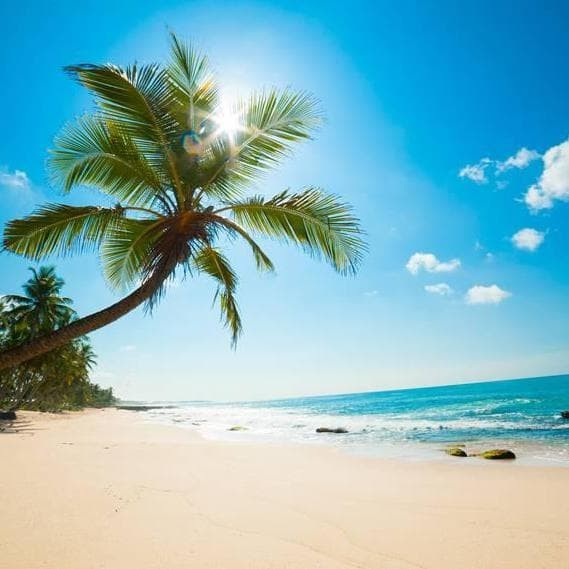
#> input picture Morfologi Citra/pantai.jpg, 569 x 569 px
$ jupyter execute 'Percobaan- Gradient.ipynb'   (text cells are left out)
#> lines starting #> are read from the running program, lines starting #| are printed output that depends on the picture; after the words box and inside, x2 and y2 are one past the last pixel; in counts of white or black regions, pixels touching at a corner belong together
[cell 1]
import cv2
import numpy as np
from skimage import data
from skimage.io import imread

import matplotlib.pyplot as plt

[cell 2]
#image = data.retina()
#image = data.astronaut()
image = imread(fname="pantai.jpg")
#> image is the input picture: shape (569, 569, 3); mean R, G, B 132.2, 182.7, 190.9

print(image.shape)
#| (569, 569, 3)
plt.imshow(image)

[cell 3]
hsv = cv2.cvtColor(image, cv2.COLOR_BGR2HSV)
#> hsv: shape (569, 569, 3); mean H, S, V 50.6, 115.1, 207.4

# defining the range of masking
blue1 = np.array([110, 50, 50])
blue2 = np.array([130, 255, 255])

# initializing the mask to be
# convoluted over input image
mask = cv2.inRange(hsv, blue1, blue2)
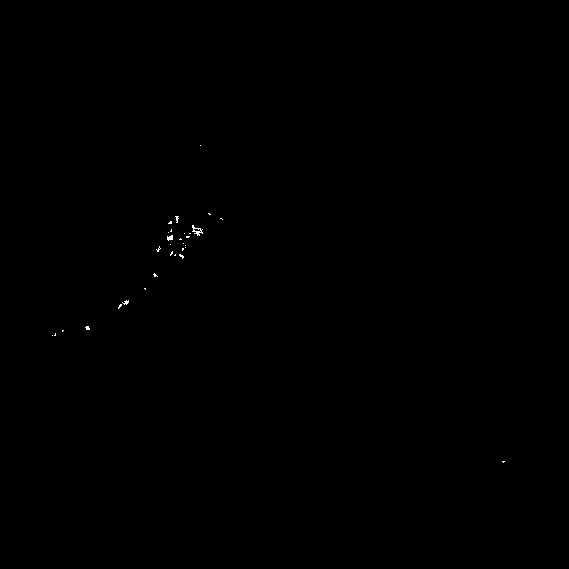
#> mask: shape (569, 569); 0.07% white in thin lines or dots, all inside (x1, y1, x2, y2) = (52, 145, 505, 463)

# passing the bitwise_and over
# each pixel convoluted
res = cv2.bitwise_and(image, image, mask = mask)

# defining the kernel i.e. Structuring element
kernel = np.ones((5, 5), np.uint8)

# defining the closing function
# over the image and structuring element
closing = cv2.morphologyEx(mask, cv2.MORPH_CLOSE, kernel)
#> closing: shape (569, 569); 0.11% white; 16 white regions (11 under 20 px), largest, box (x1, y1, x2, y2) and area: (184, 225, 203, 238) 100, (170, 243, 186, 259) 57, (167, 229, 173, 245) 52, (168, 216, 179, 224) 39, (118, 300, 129, 309) 36

[cell 4]
fig, axes = plt.subplots(1, 2, figsize=(12, 12))
ax = axes.ravel()

ax[0].imshow(mask)
ax[0].set_title("Citra Input 1")

ax[1].imshow(closing, cmap='gray')
ax[1].set_title('Citra Input 2')
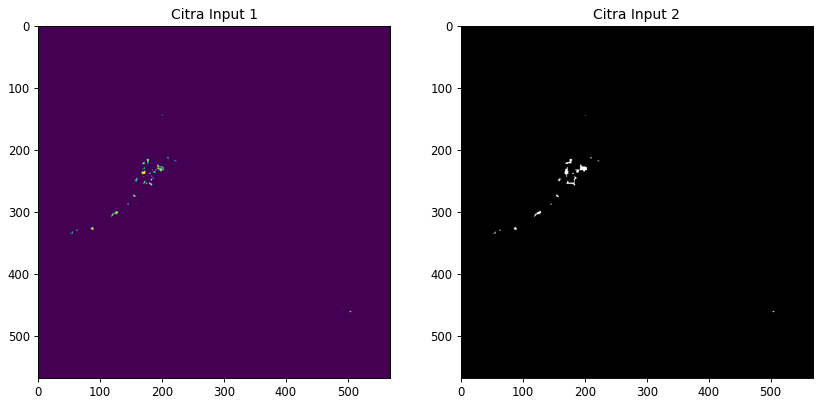
#> figure drawn by matplotlib, 2 panels

[cell 5]
# Python programe to illustrate
# Gradient morphological operation
# on input frames

# organizing imports
import cv2
import numpy as np

# return video from the first webcam on your computer.
screenRead = cv2.VideoCapture(0)

# loop runs if capturing has been initialized.
while(1):
    # reads frames from a camera
    _, image = screenRead.read()
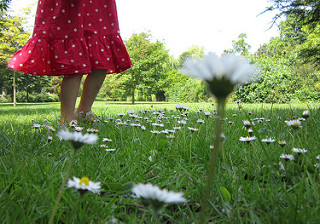
#> input picture LATIHAN CNN/flowers/daisy/10391248763_1d16681106_n.jpg, 320 x 224 px, given in place of the camera
#> image is the input picture: shape (224, 320, 3); mean B, G, R 87.3, 128, 117

    # Converts to HSV color space, OCV reads colors as BGR
    # frame is converted to hsv
    hsv = cv2.cvtColor(image, cv2.COLOR_BGR2HSV)
#> hsv: shape (224, 320, 3); mean H, S, V 58.7, 122.4, 139.7

    # defining the range of masking
    blue1 = np.array([110, 50, 50])
    blue2 = np.array([130, 255, 255])

    # initializing the mask to be
    # convoluted over input image
    mask = cv2.inRange(hsv, blue1, blue2)
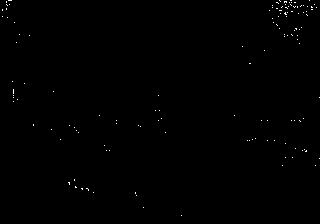
#> mask: shape (224, 320); 0.27% white in thin lines or dots

    # passing the bitwise_and over
    # each pixel convoluted
    res = cv2.bitwise_and(image, image, mask = mask)
#> res: shape (224, 320, 3)

    # defining the kernel i.e. Structuring element
    kernel = np.ones((5, 5), np.uint8)

    # defining the gradient function
    # over the image and structuring element
    gradient = cv2.morphologyEx(mask, cv2.MORPH_GRADIENT, kernel)
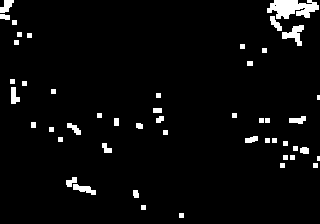
#> gradient: shape (224, 320); 3.9% white; 49 white regions (2 under 20 px), largest, box (x1, y1, x2, y2) and area: (267, 0, 319, 19) 666, (282, 25, 304, 46) 221, (73, 184, 96, 195) 134

    # The mask and closing operation
    # is shown in the window
    cv2.imshow('Gradient', gradient)

    # Wait for 'a' key to stop the program
    if cv2.waitKey(1) & 0xFF == ord('a'):
#> (key Esc is pressed here)
        break

# De-allocate any associated memory usage
cv2.destroyAllWindows()

# Close the window / Release webcam
screenRead.release()
